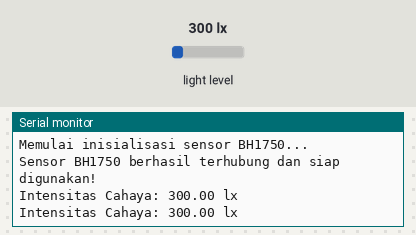
Simulated run of this sketch. Board: Arduino Uno, built with avr-gcc and run on an emulated ATmega328P. Shown: the last lines printed to the serial monitor. The inputs (shaded band) are chosen by the test bench; at power-on: light level 300 lx.

Above: at 1.8 s.
1.9 s: light level set to 40 lx
At 2.8 s:
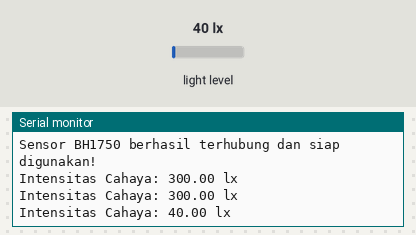
3.4 s: light level set to 500 lx
At 4.7 s:
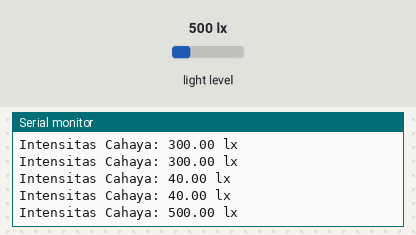
Timing chart, 0 to 6.4 s (numbered marks = the images above; inputs shaded):
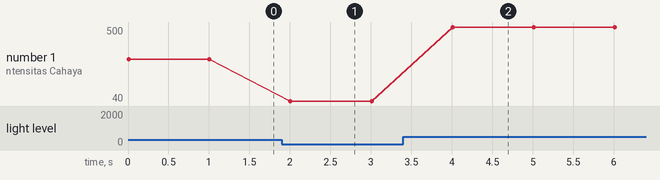

Measured:
- after the input at 1.9 s, the serial monitor: prints a new line after 0.11 s (image 1)
- after the input at 3.4 s, the serial monitor: prints a new line after 0.61 s (image 2)
- plotted number 1: 300 → 40 after the input at 1.9 s, 40 → 500 after the input at 3.4 s

The sketch:

BH1750.ino
```cpp
#include <Wire.h>
#include <BH1750.h>

BH1750 lightMeter;

void setup() {
  Serial.begin(115200);

  // Inisialisasi pin I2C (SDA, SCL)
  Wire.begin();

  Serial.println("Memulai inisialisasi sensor BH1750...");

  // Memulai sensor BH1750
  if (lightMeter.begin()) {
    Serial.println("Sensor BH1750 berhasil terhubung dan siap digunakan!");
  } else {
    Serial.println("Error! Sensor BH1750 tidak terdeteksi. Cek kembali kabel SDA/SCL.");
  }
}

void loop() {
  // Membaca intensitas cahaya
  float lux = lightMeter.readLightLevel();

  // Menampilkan hasil ke Serial Monitor
  Serial.print("Intensitas Cahaya: ");
  Serial.print(lux);
  Serial.println(" lx");

  // Jeda 1 detik sebelum membaca data lagi
  delay(1000);
}
```
